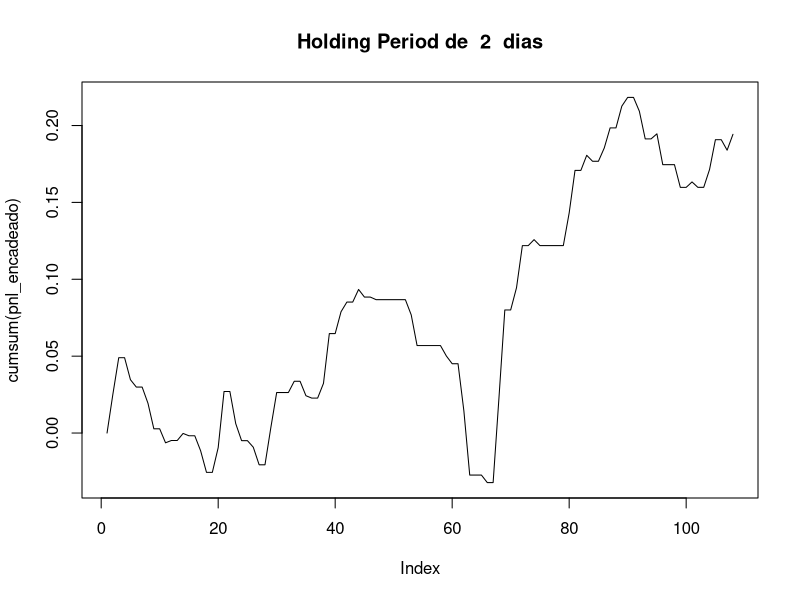
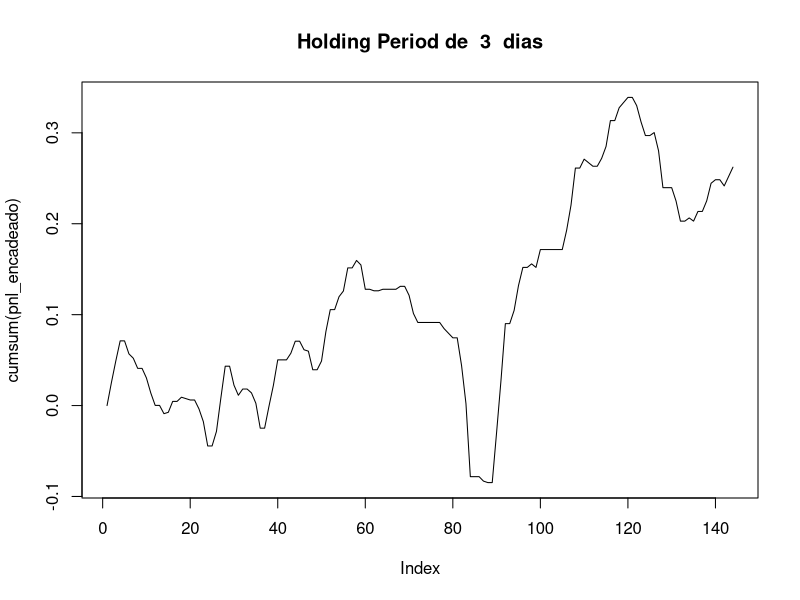
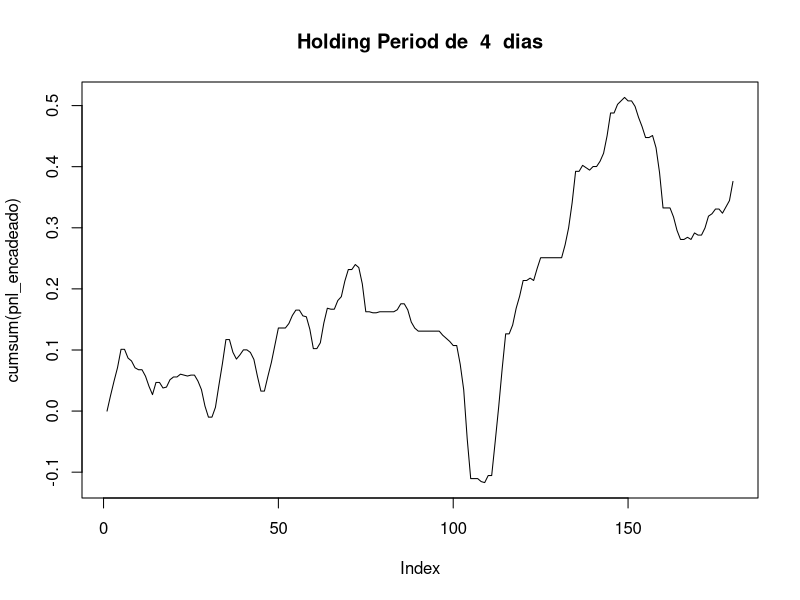
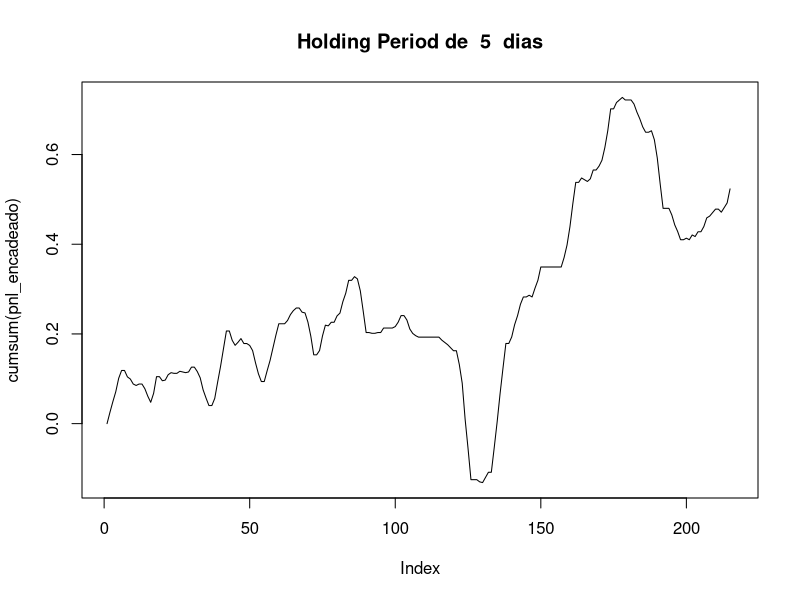
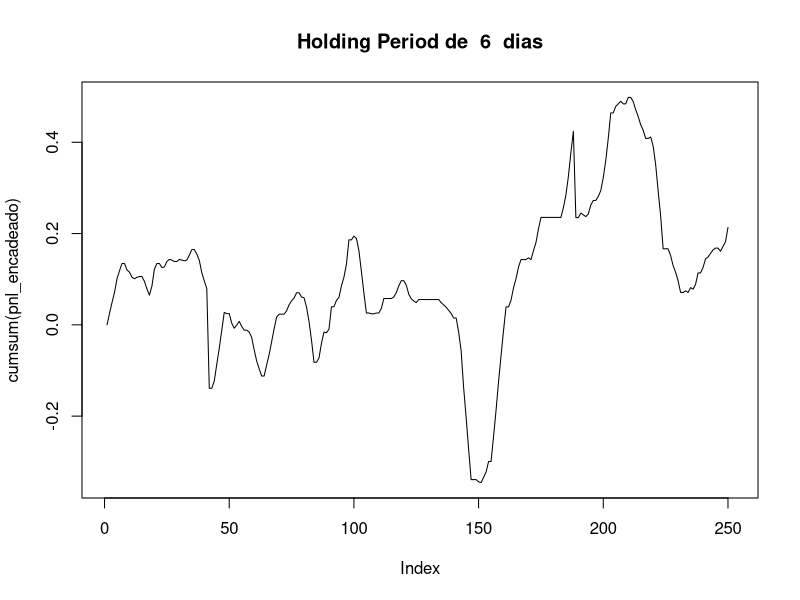
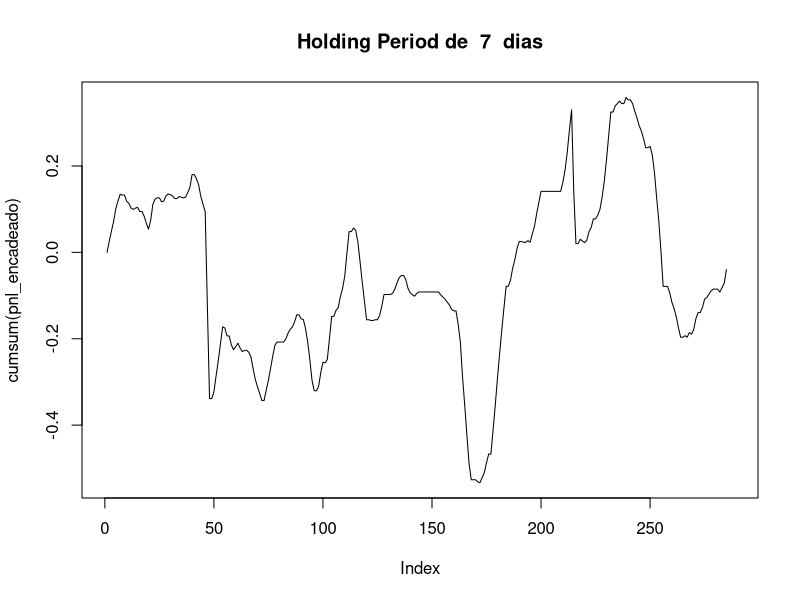
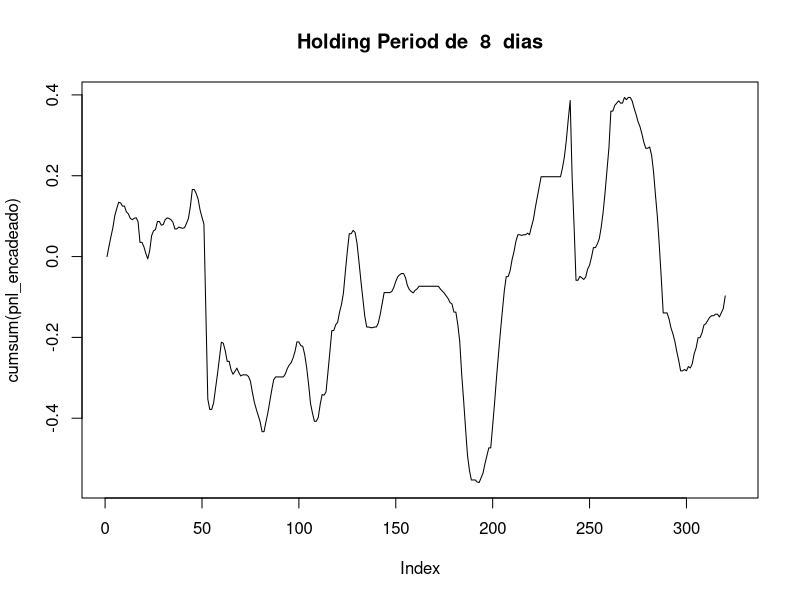
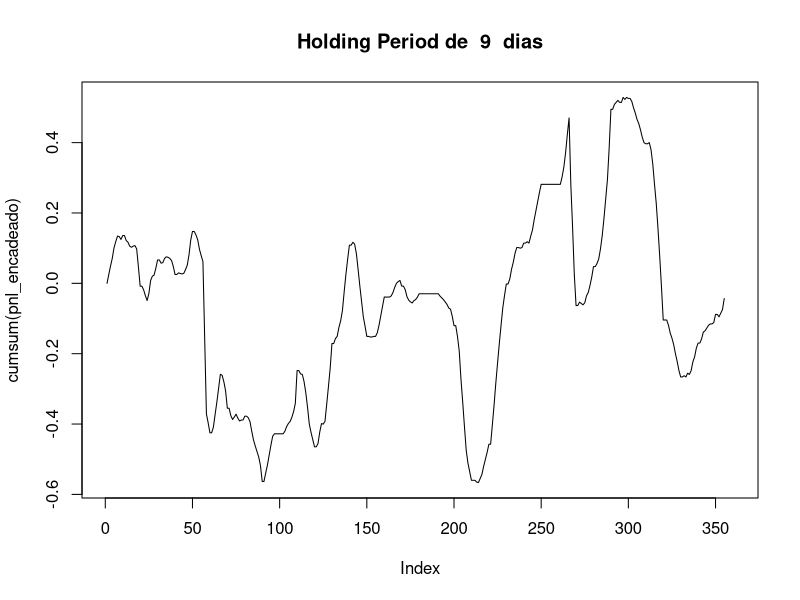

The R source for these figures, in order:
# Estratégia SWAP

# Limpa workspace
rm(list=ls())

library(readxl)
library(dplyr)

# Importa base ####
this.dir <- getwd()
pos = gregexpr('/', this.dir)
ultima_barra = unlist(pos)[length(unlist(pos))]

data.dir = paste(substr(this.dir,1,ultima_barra),"Data",sep="")

setwd(data.dir)


df_ipca = read_excel("IPCA_SWAP_bbg.xlsx", sheet = "1", na = c("NA","VAZIO","#NOME?","#N/A N/A"))
df_ipca15 = read_excel("IPCA_SWAP_bbg.xlsx", sheet = "3", na = c("NA","VAZIO","#NOME?","#N/A N/A"))
df_swap = read_excel("IPCA_SWAP_bbg.xlsx", sheet = "2", na = c("NA","VAZIO","#NOME?","#N/A N/A"))

df_ipca = df_ipca[-1,]
df_ipca15 = df_ipca15[-1,]
df_swap = df_swap[-1,]

colnames(df_ipca) = c("data_mensal","IPCA","Consenso","Release")
colnames(df_ipca15) = c("data_mensal","IPCA_15","Consenso","Release")
colnames(df_swap) = c("data_diaria","Swap")
df_swap$data_diaria = as.Date(df_swap$data_diaria, format="Y%-m%-d%")

# Transforma Release (bbg) em data
df_dt_release = df_ipca %>% mutate(dt_release = as.Date(paste(substr(Release,7,8), substr(Release,5,6),
                                              substr(Release,1,4),sep="/"),format="%d/%m/%Y"))

df_dt_release_15 = df_ipca15 %>% mutate(dt_release = as.Date(paste(substr(Release,7,8), substr(Release,5,6),
                                                              substr(Release,1,4),sep="/"),format="%d/%m/%Y"))

df_ipca_new = df_ipca
df_ipca_new$data_mensal = df_dt_release$dt_release
df_ipca15$data_mensal = df_dt_release_15$dt_release
df_ipca_new = df_ipca_new %>% mutate(surpresa = IPCA - Consenso)
df_ipca15_new = df_ipca15 %>% mutate(supresa15 = IPCA_15 - Consenso)

ret = c(0,diff(log(df_swap$Swap)))

# Parâmetros ####
inicio = min(which(df_ipca_new$data_mensal > df_swap$data_diaria[1]))
fim = nrow(df_ipca_new)-1
retorno_amostra_inteira = matrix(0,length(1:21),1)
sharpe = matrix(0,length(1:21),1)


for (jj in 2:21) { # 
  holding_period = jj
  
  # Matrizes auxiliares
  pnl_surpresa = matrix(0,nrow = nrow(df_ipca_new),ncol = holding_period)
  pnl_surpresa_acumulado = matrix(0,nrow = nrow(df_ipca_new), ncol = (1+holding_period))
  position_surpresa = matrix(0,nrow = nrow(df_ipca_new),1)
  pnl_encadeado = matrix(0,nrow = (nrow(df_ipca_new)*holding_period), ncol = 1)
  data_surpresa = data.frame("Data"=rep(as.Date(NA),(nrow(df_ipca_new))))
  data_surpresa_diaria = data.frame("Data"=rep(as.Date(NA),(nrow(df_ipca_new))))
  
  # Loop backtest ####
  
  for (ii in inicio:fim){
    local = which(df_swap$data_diaria == df_ipca_new$data_mensal[ii])
    position_surpresa[ii,1] = sign(df_ipca_new$surpresa[ii])
    pnl_surpresa[ii,] = position_surpresa[ii,1] * ret[(local+1):(local+holding_period)]
    pnl_surpresa_acumulado[ii,2:ncol(pnl_surpresa_acumulado)] = cumsum(pnl_surpresa[ii,])
    # check de datas
    data_surpresa$Data[ii] = df_ipca_new$data_mensal[ii]
    data_surpresa_diaria[ii,1] = df_swap$data_diaria[local]
    }
  
  retorno = rowSums(pnl_surpresa[inicio:fim,], na.rm = TRUE)
  retorno_amostra_inteira[jj,1] = (sum(retorno))
  # hist(retorno)
  
  pnl_encadeado = as.vector(t(pnl_surpresa_acumulado[inicio:fim,]))
  sharpe[jj,1] = mean(pnl_encadeado, na.rm = TRUE)/sd(pnl_encadeado, na.rm = TRUE)*sqrt(252)
  plot(cumsum(pnl_encadeado), type="lyne")
  title(paste("Holding Period de ",toString(holding_period)," dias"))
  Sys.sleep(0.5)

}

# Relatórios ####

matplot(t(pnl_surpresa_acumulado[inicio:fim,]), type = 'l', 
        lty = 1, color = "black", xlab = "Dias", ylab = "Retorno Acumulado", 
        main = "Trajetórias por release")

hist(pnl_surpresa_acumulado[inicio:fim,ncol(pnl_surpresa_acumulado)], 
     main = "Distribuição por release do IPCA", xlab = "PnL Acumulado")

# Excluindo outliers
x = pnl_surpresa_acumulado[inicio:fim,ncol(pnl_surpresa_acumulado)]
qnt = quantile(x, probs=c(.25, .75), na.rm = TRUE)
H = 1.5 * IQR(x, na.rm = TRUE)
y = x
y[x < (qnt[1] - H)] <- NA
y[x > (qnt[2] + H)] <- NA

hist(y,breaks = seq(from = -0.15, to = 0.15, by = 0.025),
     main = "Distribuição por release do IPCA ex-outliers", 
     xlab = "PnL Acumulado")

(retorno_medio = mean(pnl_surpresa_acumulado[inicio:fim,ncol(pnl_surpresa_acumulado)],na.rm = TRUE))
(retorno_medio_exoutlier = mean(y,na.rm = TRUE))

